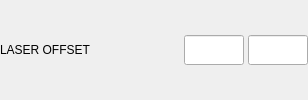
                     <widget class="QWidget" name="widget_laser_offset" native="true">
                      <layout class="QHBoxLayout" name="horizontalLayout_34">
                       <property name="spacing">
                        <number>4</number>
                       </property>
                       <property name="leftMargin">
                        <number>0</number>
                       </property>
                       <property name="topMargin">
                        <number>0</number>
                       </property>
                       <property name="rightMargin">
                        <number>0</number>
                       </property>
                       <property name="bottomMargin">
                        <number>0</number>
                       </property>
                       <item>
                        <widget class="QLabel" name="label_33">
                         <property name="sizePolicy">
                          <sizepolicy hsizetype="Fixed" vsizetype="Fixed">
                           <horstretch>0</horstretch>
                           <verstretch>0</verstretch>
                          </sizepolicy>
                         </property>
                         <property name="minimumSize">
                          <size>
                           <width>180</width>
                           <height>30</height>
                          </size>
                         </property>
                         <property name="maximumSize">
                          <size>
                           <width>180</width>
                           <height>30</height>
                          </size>
                         </property>
                         <property name="text">
                          <string>LASER OFFSET</string>
                         </property>
                         <property name="alignment">
                          <set>Qt::AlignLeading|Qt::AlignLeft|Qt::AlignVCenter</set>
                         </property>
                        </widget>
                       </item>
                       <item>
                        <widget class="QLineEdit" name="lineEdit_laser_x">
                         <property name="sizePolicy">
                          <sizepolicy hsizetype="Fixed" vsizetype="Fixed">
                           <horstretch>0</horstretch>
                           <verstretch>0</verstretch>
                          </sizepolicy>
                         </property>
                         <property name="minimumSize">
                          <size>
                           <width>60</width>
                           <height>30</height>
                          </size>
                         </property>
                         <property name="maximumSize">
                          <size>
                           <width>60</width>
                           <height>30</height>
                          </size>
                         </property>
                         <property name="maxLength">
                          <number>8</number>
                         </property>
                         <property name="alignment">
                          <set>Qt::AlignCenter</set>
                         </property>
                         <property name="readOnly">
                          <bool>false</bool>
                         </property>
                        </widget>
                       </item>
                       <item>
                        <widget class="QLineEdit" name="lineEdit_laser_y">
                         <property name="sizePolicy">
                          <sizepolicy hsizetype="Fixed" vsizetype="Fixed">
                           <horstretch>0</horstretch>
                           <verstretch>0</verstretch>
                          </sizepolicy>
                         </property>
                         <property name="minimumSize">
                          <size>
                           <width>60</width>
                           <height>30</height>
                          </size>
                         </property>
                         <property name="maximumSize">
                          <size>
                           <width>60</width>
                           <height>30</height>
                          </size>
                         </property>
                         <property name="maxLength">
                          <number>8</number>
                         </property>
                         <property name="alignment">
                          <set>Qt::AlignCenter</set>
                         </property>
                         <property name="readOnly">
                          <bool>false</bool>
                         </property>
                        </widget>
                       </item>
                      </layout>
                     </widget>
